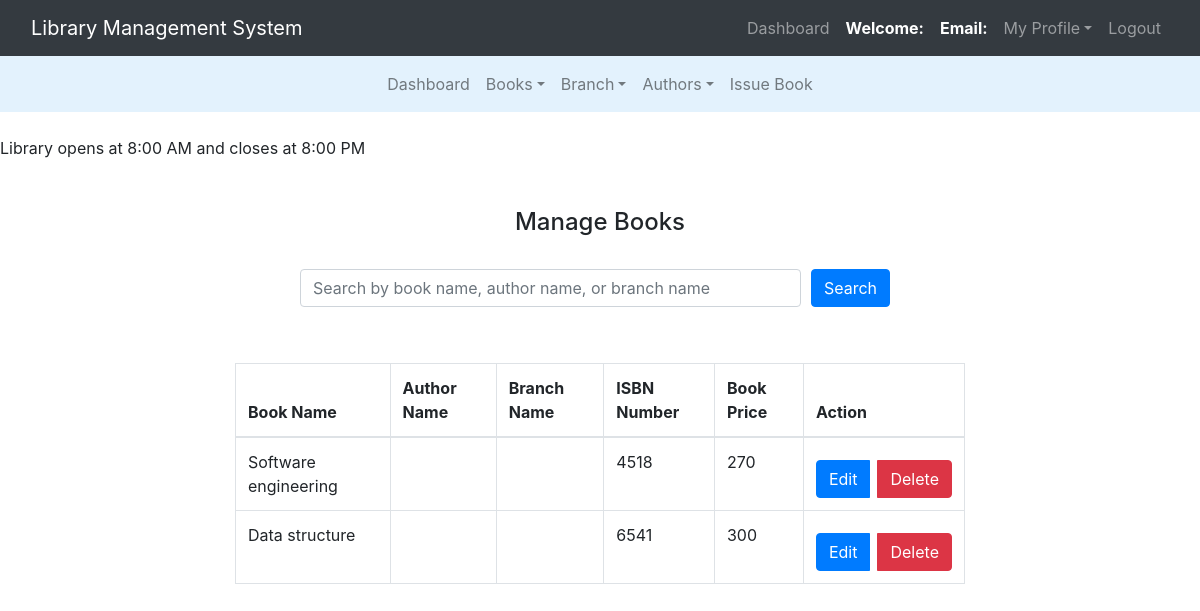
Page /admin/manage_book.php on the earlier database version.
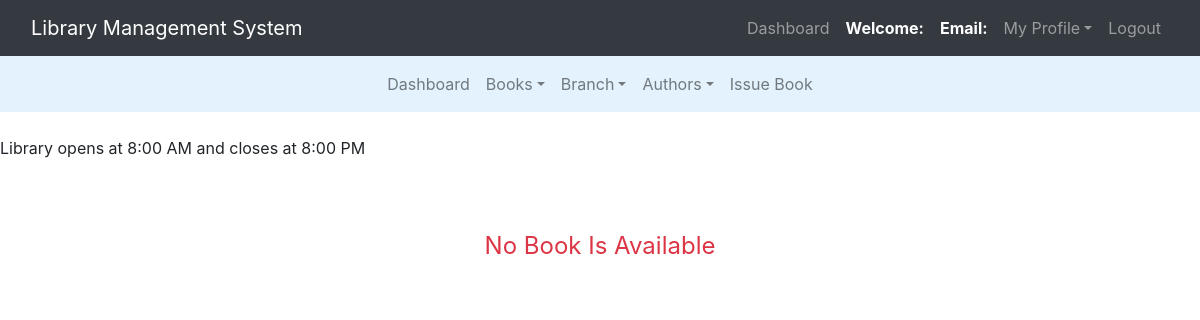
Same page on the later database version.
### tables this page shows
CREATE TABLE `books` (
  `book_id` int(11) NOT NULL,
  `book_name` varchar(250) NOT NULL,
  `author_name` varchar(250) NOT NULL,
  `cat_name` varchar(250) NOT NULL,
  `count_books` int(200) NOT NULL,
  `book_no` int(11) NOT NULL,
  `book_price` int(11) NOT NULL
);

### admin/manage_book.php (the view, shortened to what the changed rows need)
<?php
$connection = mysqli_connect("localhost", "root", "");
$search = "";
$query = "SELECT * FROM books";
$searchPerformed = false;
$query_run = mysqli_query($connection, $query);
$booksAvailable = mysqli_num_rows($query_run) > 0;
?>
<!DOCTYPE html>
<html>
<head>
    <link rel="stylesheet" href="https://maxcdn.bootstrapcdn.com/bootstrap/4.5.2/css/bootstrap.min.css">
</head>
<body>
<br>
<span><marquee>Library opens at 8:00 AM and closes at 8:00 PM</marquee></span><br><br>
<div class="container">
    <?php if ($booksAvailable) { ?>
        <div class="row justify-content-center">
            <div class="col-md-8">
                <center><h4>Manage Books</h4><br></center>
                <div class="d-flex justify-content-center">
                    <form method="POST" class="form-inline my-2 my-lg-0 search-form">
                        <div class="form-row w-100">
                            <div class="col">
                                <input type="text" name="search" class="form-control w-100" placeholder="Search by book name, author name, or branch name" value="<?php echo htmlspecialchars($search); ?>">
                            </div>
                            <div class="col-auto">
                                <button type="submit" class="btn btn-primary mb-2">Search</button>
                            </div>
                        </div>
                    </form>
                </div>
                <br><br>
                <div class="table-responsive">
                    <table class="table table-bordered table-hover">
                        <thead>
                            <tr>
                                <th>Book Name</th>
                                <th>Author Name</th>
                                <th>Branch Name</th>
                                <th>ISBN Number</th>
                                <th>Book Price</th>
                                <th>Action</th>
                            </tr>
                        </thead>
                        <tbody>
                            <?php while ($row = mysqli_fetch_assoc($query_run)) { ?>
                                <tr>
                                    <td><?php echo htmlspecialchars($row['book_name']); ?></td>
                                    <td><?php echo htmlspecialchars($row['author_name']); ?></td>
                                    <td><?php echo htmlspecialchars($row['cat_name']); ?></td>
                                    <td><?php echo htmlspecialchars($row['book_no']); ?></td>
                                    <td><?php echo htmlspecialchars($row['book_price']); ?></td>
                                    <td>
                                        <div class="btn-group">
                                            <a class="btn btn-primary mr-2" href="edit_book.php?bn=<?php echo htmlspecialchars($row['book_no']); ?>">Edit</a>
                                            <a class="btn btn-danger" href="delete_book.php?bn=<?php echo htmlspecialchars($row['book_no']); ?>">Delete</a>
                                        </div>
                                    </td>
                                </tr>
                            <?php } ?>
                        </tbody>
                    </table>
                </div>
            </div>
        </div>
    <?php } else { ?>
        <div class="row justify-content-center">
            <div class="col-md-8">
                <p class="no-books-message">
                    <?php echo $searchPerformed ? 'No Book Matches the Search Criteria' : 'No Book Is Available'; ?>
                </p>
            </div>
        </div>
    <?php } ?>
</div>
</body>
</html>

Differences in the rows shown:
removed books: book_name "Software engineering", book_no "4518", book_price "270"
removed books: book_name "Data structure", book_no "6541", book_price "300"
Other differences:
text no longer shown: "Manage Books Search Book Name Author Name Branch Name ISBN Number Book Price Action"
text now shown: "No Book Is Available"
